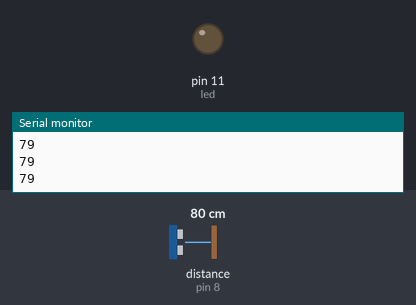
The sketch below on a simulated Arduino Uno, built with avr-gcc and run on an emulated ATmega328P. Parts: output pins drawn as LEDs (lit = HIGH), the last lines printed to the serial monitor. Wiring (inferred from the names in the program): ultrasonic range finder: trigger pin 7; echo pin 8. Inputs (shaded band) come from the test bench; at power-on: distance to the obstacle (sensor on pin 8) 80 cm. The echo pulse lasts 58.3 µs per cm; pins used as bus, display or sensor lines are not drawn.

Above: at 1.2 s.
1.3 s: distance to the obstacle (sensor on pin 8) set to 22 cm
2.8 s: distance to the obstacle (sensor on pin 8) set to 18 cm
At 3.6 s:
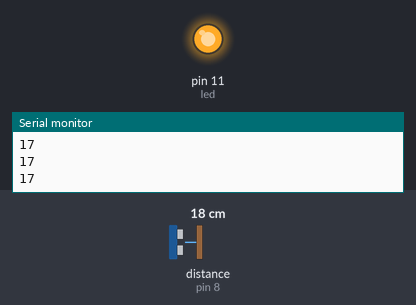
4.3 s: distance to the obstacle (sensor on pin 8) set to 35 cm
At 5.0 s:
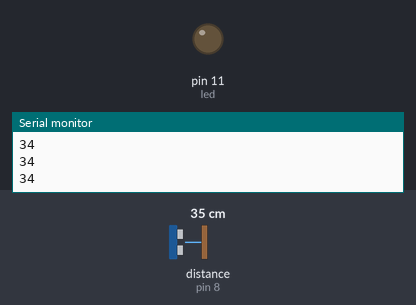
5.8 s: distance to the obstacle (sensor on pin 8) set to 2 cm
At 6.2 s:
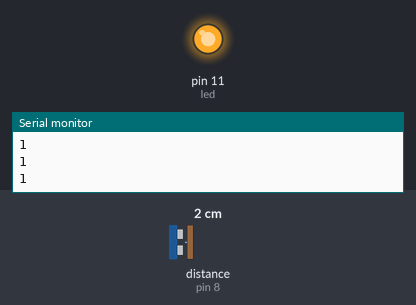
Timing chart, 0 to 8.3 s (numbered marks = the images above; inputs shaded):
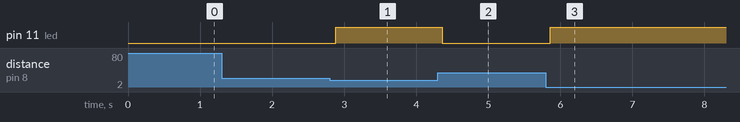

Measured:
- the behaviour switches between 21 and 20 cm on distance to the obstacle (sensor on pin 8) (found by bisection; images 0 and 1)
- after the input at 2.8 s, pin 11 (led): LOW → HIGH after 0.09 s
- after the input at 4.3 s, pin 11 (led): HIGH → LOW after 0.06 s
- after the input at 5.8 s, pin 11 (led): LOW → HIGH after 0.06 s

The sketch:

sketch_oct08b.ino
```cpp
#define trig 7
#define echo 8
#define led 11

void setup() {
 pinMode(trig,OUTPUT);
 pinMode(led,OUTPUT);
 pinMode(echo,INPUT);
 Serial.begin(9600);


}

void loop() {
 int S,T;
digitalWrite(trig,HIGH);
delay(1);
digitalWrite(trig,LOW);

T= pulseIn(echo,HIGH);

S= (T/2)*(1/29.1);

Serial.println(S);
delay(50);

if(S<20){
  digitalWrite(led,HIGH);

}

if(S>20){
  digitalWrite(led,LOW);

}


}
```
